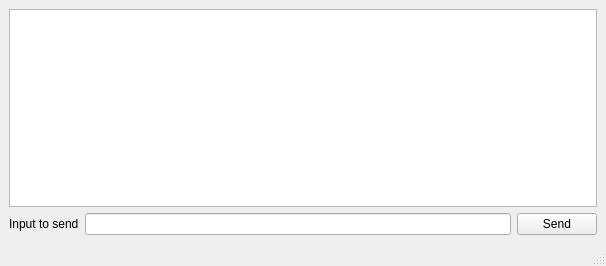
<?xml version="1.0" encoding="UTF-8"?>
<ui version="4.0">
 <class>MainWindowServer</class>
 <widget class="QMainWindow" name="MainWindowServer">
  <property name="geometry">
   <rect>
    <x>0</x>
    <y>0</y>
    <width>606</width>
    <height>266</height>
   </rect>
  </property>
  <property name="windowTitle">
   <string>MainWindowServer</string>
  </property>
  <widget class="QWidget" name="centralwidget">
   <layout class="QVBoxLayout" name="verticalLayout">
    <item>
     <widget class="QTextEdit" name="te_Log"/>
    </item>
    <item>
     <layout class="QHBoxLayout" name="horizontalLayout_2">
      <item>
       <widget class="QLabel" name="label">
        <property name="text">
         <string>Input to send</string>
        </property>
       </widget>
      </item>
      <item>
       <widget class="QLineEdit" name="le_Send"/>
      </item>
      <item>
       <widget class="QPushButton" name="pb_Send">
        <property name="text">
         <string>Send</string>
        </property>
       </widget>
      </item>
     </layout>
    </item>
   </layout>
  </widget>
  <widget class="QMenuBar" name="menubar">
   <property name="geometry">
    <rect>
     <x>0</x>
     <y>0</y>
     <width>606</width>
     <height>23</height>
    </rect>
   </property>
  </widget>
  <widget class="QStatusBar" name="statusbar"/>
 </widget>
 <resources/>
 <connections/>
</ui>
